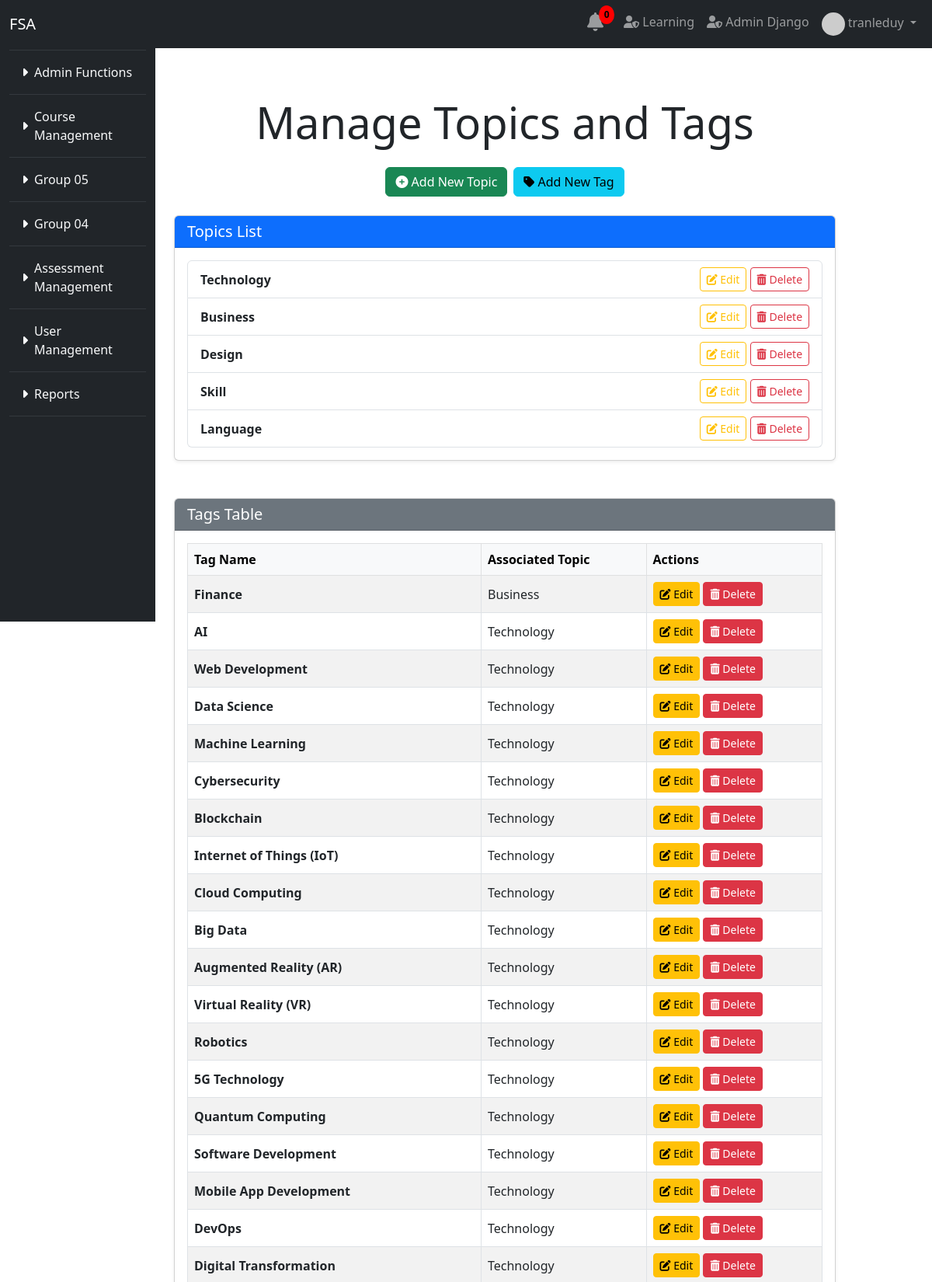
/course/topics/ (signed in, upper part), run on the app's committed database.
### user/models.py (models this page shows)
class User(AbstractUser):
    date_joined = models.DateTimeField(auto_now_add=True)
    training_programs = models.ManyToManyField(TrainingProgram, blank=True)
    modules = models.ManyToManyField(Module, related_name='assigned_users', blank=True)
    groups = models.ManyToManyField(
        Group,
        blank=True,
        help_text='The groups this user belongs to.',
        verbose_name='groups',
        related_name='custom_user_groups',
    )
    user_permissions = models.ManyToManyField(
        Permission,
        blank=True,
        help_text='Specific permissions for this user.',
        verbose_name='user permissions',
        related_name='custom_user_permissions',
    )

### module_group/models.py (models this page shows, shortened)
class ModuleGroup(models.Model):
    group_name = models.CharField(max_length=255)

### course/models.py (models this page shows, shortened)
class Topic(models.Model):
    name = models.CharField(max_length=255, unique=True)

class Tag(models.Model):
    name = models.CharField(max_length=255)
    topic = models.ForeignKey(Topic, on_delete=models.CASCADE, related_name='tag_set')  # Change 'tags' to 'tag_set'
    class Meta:
        unique_together = ('name', 'topic')

### course/views.py (the view)
# urls.py: path('topics/', views.topic_tag_list, name='topic_tag_list'),
def topic_tag_list(request):
    module_groups = ModuleGroup.objects.all()
    topics = Topic.objects.all()
    tags = Tag.objects.all()
    return render(request, 'topic-tag/topic_tag_list.html', {'module_groups': module_groups, 'tags': tags, 'topics': topics})

### course/templates/topic-tag/topic_tag_list.html (shortened to what this page needs)
{% extends 'base.html' %}
{% block content %}
<div class="container mt-5">
    <h2 class="mb-4 text-center display-4">Manage Topics and Tags</h2>
    <div class="d-flex justify-content-center mb-4">
        <a href="{% url 'course:topic_add' %}" class="btn btn-success me-2">
            <i class="fas fa-plus-circle"></i> Add New Topic
        </a>
        <a href="{% url 'course:tag_add' %}" class="btn btn-info">
            <i class="fas fa-tag"></i> Add New Tag
        </a>
    </div>
    <div class="card shadow-sm mb-5">
        <div class="card-header bg-primary text-white">
            <h5 class="mb-0">Topics List</h5>
        </div>
        <div class="card-body">
            {% if topics %}
                <div class="list-group">
                    {% for topic in topics %}
                        <div class="list-group-item d-flex justify-content-between align-items-center">
                            <span class="fw-bold">{{ topic.name }}</span>
                            <div>
                                <a href="{% url 'course:topic_edit' topic.pk %}" class="btn btn-sm btn-outline-warning">
                                    <i class="fas fa-edit"></i> Edit
                                </a>
                                <a href="{% url 'course:topic_delete' topic.pk %}" class="btn btn-sm btn-outline-danger">
                                    <i class="fas fa-trash-alt"></i> Delete
                                </a>
                            </div>
                        </div>
                    {% endfor %}
                </div>
            {% else %}
                <div class="alert alert-info text-center mt-3" role="alert">
                    No topics found. Add a new topic to get started.
                </div>
            {% endif %}
        </div>
    </div>
    <div class="card shadow-sm">
        <div class="card-header bg-secondary text-white">
            <h5 class="mb-0">Tags Table</h5>
        </div>
        <div class="card-body">
            {% if tags %}
                <div class="table-responsive">
                    <table class="table table-striped table-bordered align-middle">
                        <thead class="table-light">
                            <tr>
                                <th>Tag Name</th>
                                <th>Associated Topic</th>
                                <th>Actions</th>
                            </tr>
                        </thead>
                        <tbody>
                            {% for tag in tags %}
                                <tr>
                                    <td class="fw-bold">{{ tag.name }}</td>
                                    <td>{{ tag.topic.name }}</td>
                                    <td>
                                        <a href="{% url 'course:tag_edit' tag.pk %}" class="btn btn-warning btn-sm">
                                            <i class="fas fa-edit"></i> Edit
                                        </a>
                                        <a href="{% url 'course:tag_delete' tag.pk %}" class="btn btn-danger btn-sm" onclick="return confirm('Are you sure you want to delete this tag?');">
                                            <i class="fas fa-trash-alt"></i> Delete
                                        </a>
                                    </td>
                                </tr>
                            {% endfor %}
                        </tbody>
                    </table>
                </div>
            {% else %}
                <div class="alert alert-info text-center mt-3" role="alert">
                    No tags available. Add a new tag to categorize topics.
                </div>
            {% endif %}
        </div>
    </div>
</div>
<link rel="stylesheet" href="https://cdnjs.cloudflare.com/ajax/libs/font-awesome/6.0.0-beta3/css/all.min.css">
{% endblock %}

### main/templates/admin_sidebar.html (shortened to what this page needs)
<!DOCTYPE html>
<html lang="en">
<head>
    <link href="https://cdn.jsdelivr.net/npm/bootstrap@5.3.0-alpha1/dist/css/bootstrap.min.css" rel="stylesheet">
    <link rel="stylesheet" href="https://cdnjs.cloudflare.com/ajax/libs/font-awesome/5.15.4/css/all.min.css">
</head>
<body>
    <nav class="navbar navbar-expand-lg navbar-dark bg-dark fixed-top">
        <div class="container-fluid">
            <a class="navbar-brand" href="{% url 'main:home' %}">FSA</a>
            <div class="collapse navbar-collapse" id="navbarNav">
                <ul class="navbar-nav ms-auto">
                    {% if request.user.is_authenticated %}
                        {% include 'notification_bell.html' %}
                        <li class="nav-item">
                            <a class="nav-link" href="{% url 'student_portal:course_list' %}">
                                <i class="fas fa-user-shield"></i> Learning
                            </a>
                        </li>
                        <li class="nav-item">
                            <a class="nav-link" href="{% url 'admin:index' %}" target="_blank">
                                <i class="fas fa-user-shield"></i> Admin Django
                            </a>
                        </li>
                        <li class="nav-item dropdown">
                            <a class="nav-link dropdown-toggle" href="#" id="userDropdown" role="button" data-bs-toggle="dropdown" aria-expanded="false">
                                {% if request.user.profile.profile_picture_url %}
                                    <img src="{{ request.user.profile.profile_picture_url }}" alt="Profile Picture" class="rounded-circle" width="30" height="30">
                                {% endif %}
                                {{ request.user.get_full_name|default:request.user.username }}
                            </a>
                        </li>
                    {% else %}
                        <li class="nav-item"><a class="nav-link" href="{% url 'main:register_email' %}">Register</a></li>
                        <li class="nav-item"><a class="nav-link" href="{% url 'main:login' %}">Login</a></li>
                    {% endif %}
                </ul>
            </div>
        </div>
    </nav>
    <div class="container-fluid">
        <div class="row">
            <nav id="sidebar" class="col-md-3 col-lg-2 bg-dark pt-3 vh-100 d-flex flex-column position-fixed" style="height: 100vh; overflow-y: auto;">
                <ul class="nav flex-column">
                    {% if user.is_authenticated %}
                        {% for group in module_groups %}
                            <li class="nav-item">
                                <a class="nav-link text-light d-flex align-items-center" href="#group-{{ group.id }}"
                                    data-bs-toggle="collapse" role="button"
                                    aria-expanded="{% if group.modules.all.0.module_url == active_module_url %}true{% else %}false{% endif %}"
                                    aria-controls="group-{{ group.id }}">
                                    <i class="fas fa-caret-right me-2" id="icon-{{ group.id }}"></i>
                                    {{ group.group_name }}
                                </a>
                            </li>
                            <hr class="border-secondary my-2">
                        {% endfor %}
                    {% endif %}
                </ul>
            </nav>
        </div>
    </div>
</body>
</html>

### data on the page
User: user.get_full_name "tranleduy"
ModuleGroup: group_name "Admin Functions"
ModuleGroup: group_name "Course Management"
ModuleGroup: group_name "Group 05"
ModuleGroup: group_name "Group 04"
ModuleGroup: group_name "Assessment Management"
ModuleGroup: group_name "User Management"
ModuleGroup: group_name "Reports"
Topic: name "Technology"
Topic: name "Business"
Topic: name "Design"
Topic: name "Skill"
Topic: name "Language"
Tag: name "Finance", topic.name "Business"
Tag: name "AI", topic.name "Technology"
Tag: name "Web Development", topic.name "Technology"
Tag: name "Data Science", topic.name "Technology"
Tag: name "Machine Learning", topic.name "Technology"
Tag: name "Cybersecurity", topic.name "Technology"
Tag: name "Blockchain", topic.name "Technology"
Tag: name "Internet of Things (IoT)", topic.name "Technology"
Tag: name "Cloud Computing", topic.name "Technology"
Tag: name "Big Data", topic.name "Technology"
Tag: name "Augmented Reality (AR)", topic.name "Technology"
Tag: name "Virtual Reality (VR)", topic.name "Technology"
Tag: name "Robotics", topic.name "Technology"
Tag: name "5G Technology", topic.name "Technology"
Tag: name "Quantum Computing", topic.name "Technology"
Tag: name "Software Development", topic.name "Technology"
Tag: name "Mobile App Development", topic.name "Technology"
Tag: name "DevOps", topic.name "Technology"
Tag: name "Digital Transformation", topic.name "Technology"
